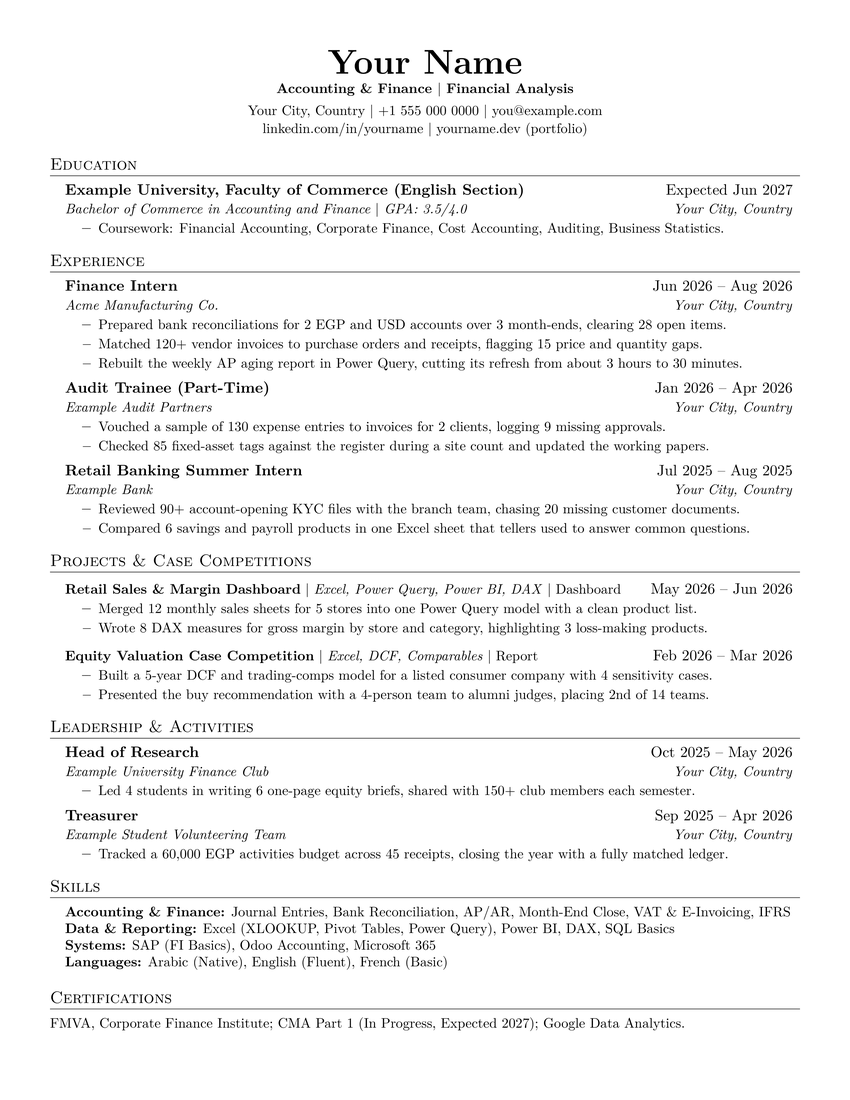
#> input picture templates/business-finance/preview.png, 850 x 1100 px, found by its file name
$ python build.py
#> lines starting #> are read from the running program, lines starting #| are printed output that depends on the picture
"""Build the GitHub Pages site into _site/.

Copies the static site, the five templates (PDF, .tex, previews), creates WebP
previews, and vendors pdf.js from node_modules (npm ci in site/ first).
Usage: python site/build.py [out_dir] [base_path]
base_path is where the site is served from: "/" on Cloudflare Pages (default),
"/ats-resume-templates/" on GitHub Pages. It is used by 404.html, which can be
served from any URL depth and so needs absolute paths.
"""
import re
import shutil
import subprocess
import sys
import html
import json
from pathlib import Path

from PIL import Image

ROOT = Path(__file__).resolve().parent.parent
SITE = ROOT / "site"
OUT = Path(sys.argv[1]) if len(sys.argv) > 1 else ROOT / "_site"
BASE = sys.argv[2] if len(sys.argv) > 2 else "/"
TEMPLATES = ["software-web", "business-finance", "network-cloud", "embedded-ece", "mobile-apps"]
PDFJS = SITE / "node_modules" / "pdfjs-dist" / "build"
FONTSOURCE = SITE / "node_modules" / "@fontsource"
# Self-hosted fonts (no third-party requests): package -> CSS files to include.
FONTS = {
    "space-grotesk": ["latin-400", "latin-500", "latin-700"],
    "jetbrains-mono": ["latin-400", "latin-500"],
    "ibm-plex-sans-arabic": ["arabic-400", "arabic-500", "arabic-700"],
}


ARABIC_RANGE = "U+0600-06FF, U+0750-077F, U+0870-08FF, U+200C-200E, U+2010-2011, U+204F, U+2E41, U+FB50-FDFF, U+FE70-FE74, U+FE76-FEFC"
SITE_URL = "https://amrelsherif-eng.github.io/ats-resume-templates/"


# [66 lines left out: functions build_arabic_page, add_english_alternates, update_sitemap, not called in this run]


def build_fonts():
    """Copy the WOFF2 files and write assets/fonts.css pointing at them."""
    out_dir = OUT / "assets" / "fonts"
    out_dir.mkdir(parents=True)
    css = ["/* Generated by build.py from @fontsource packages (OFL licensed). */"]
    for pkg, subsets in FONTS.items():
        for subset in subsets:
            rule = (FONTSOURCE / pkg / f"{subset}.css").read_text(encoding="utf-8")
            woff2 = re.search(r"url\(\./files/([^)]+\.woff2)\)", rule).group(1)
            shutil.copy2(FONTSOURCE / pkg / "files" / woff2, out_dir / woff2)
            rule = re.sub(r"src:[^;]+;", f"src: url(fonts/{woff2}) format('woff2');", rule)
            if "arabic" in woff2 and "unicode-range" not in rule:
                # Without a range, symbols missing from Space Grotesk (✓ · ↗) pull this font on English pages.
                rule = rule.replace("font-display:", f"unicode-range: {ARABIC_RANGE};\n  font-display:", 1)
            css.append(rule.strip())
    (OUT / "assets" / "fonts.css").write_text("\n".join(css) + "\n", encoding="utf-8")


def main():
    if OUT.exists():
        shutil.rmtree(OUT)
    shutil.copytree(SITE, OUT, ignore=shutil.ignore_patterns(
        "node_modules", "tests", "build.py", "package*.json", "__pycache__", ".gitignore"))
#> (reads site/sitemap.xml from the repository)
    for t in TEMPLATES:
        src, dst = ROOT / "templates" / t, OUT / "templates" / t
        dst.mkdir(parents=True)
        for name in ("resume.pdf", "resume.tex", "preview.png"):
            shutil.copy2(src / name, dst / name)
        img = Image.open(src / "preview.png").convert("RGB")
#> img is the input picture: PIL image 850x1100 RGB; min 1, max 255, mean 243.4
        img.save(dst / "preview.webp", "WEBP", quality=82, method=6)
        img.resize((400, round(400 * img.height / img.width)), Image.LANCZOS).save(
            dst / "preview-400.webp", "WEBP", quality=78, method=6)
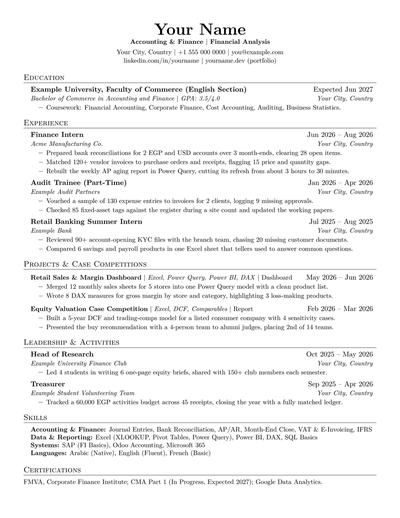
#> saved as preview-400.webp: PIL image 400x518 RGB; min 0, max 255, mean 242.7
        img.resize((640, round(640 * img.height / img.width)), Image.LANCZOS).save(
            dst / "preview-640.webp", "WEBP", quality=80, method=6)
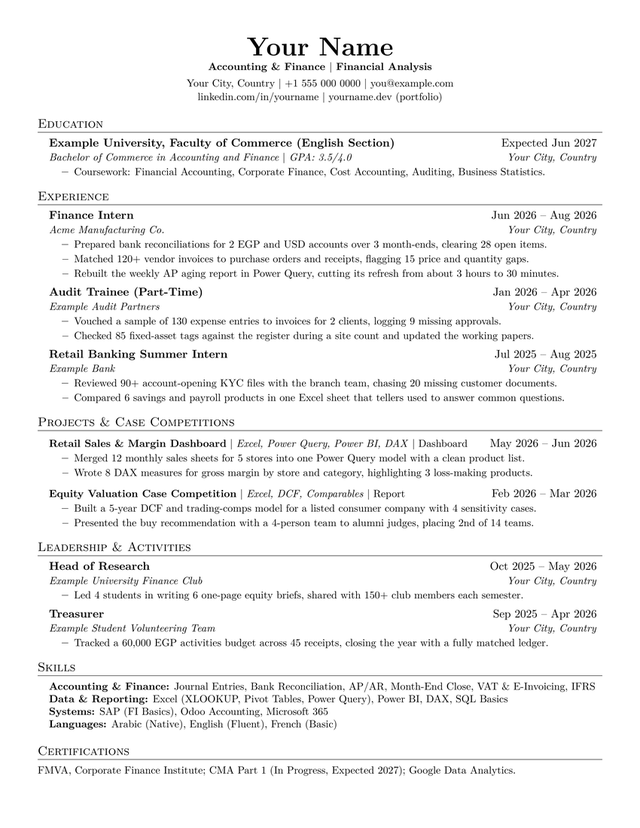
#> saved as preview-640.webp: PIL image 640x828 RGB; min 0, max 255, mean 242.8
    vendor = OUT / "assets" / "vendor" / "pdfjs"
    vendor.mkdir(parents=True)
    for name in ("pdf.min.mjs", "pdf.worker.min.mjs"):
        shutil.copy2(PDFJS / name, vendor / name)
    build_fonts()
    add_english_alternates()
    build_arabic_page()
    update_sitemap()
    page = OUT / "404.html"
    page.write_text(page.read_text(encoding="utf-8").replace("{{BASE}}", BASE), encoding="utf-8")
    (OUT / ".nojekyll").write_text("")
    print(f"built {OUT}")


if __name__ == "__main__":
#> (the run stopped early here; a loop or call above may not have finished)
